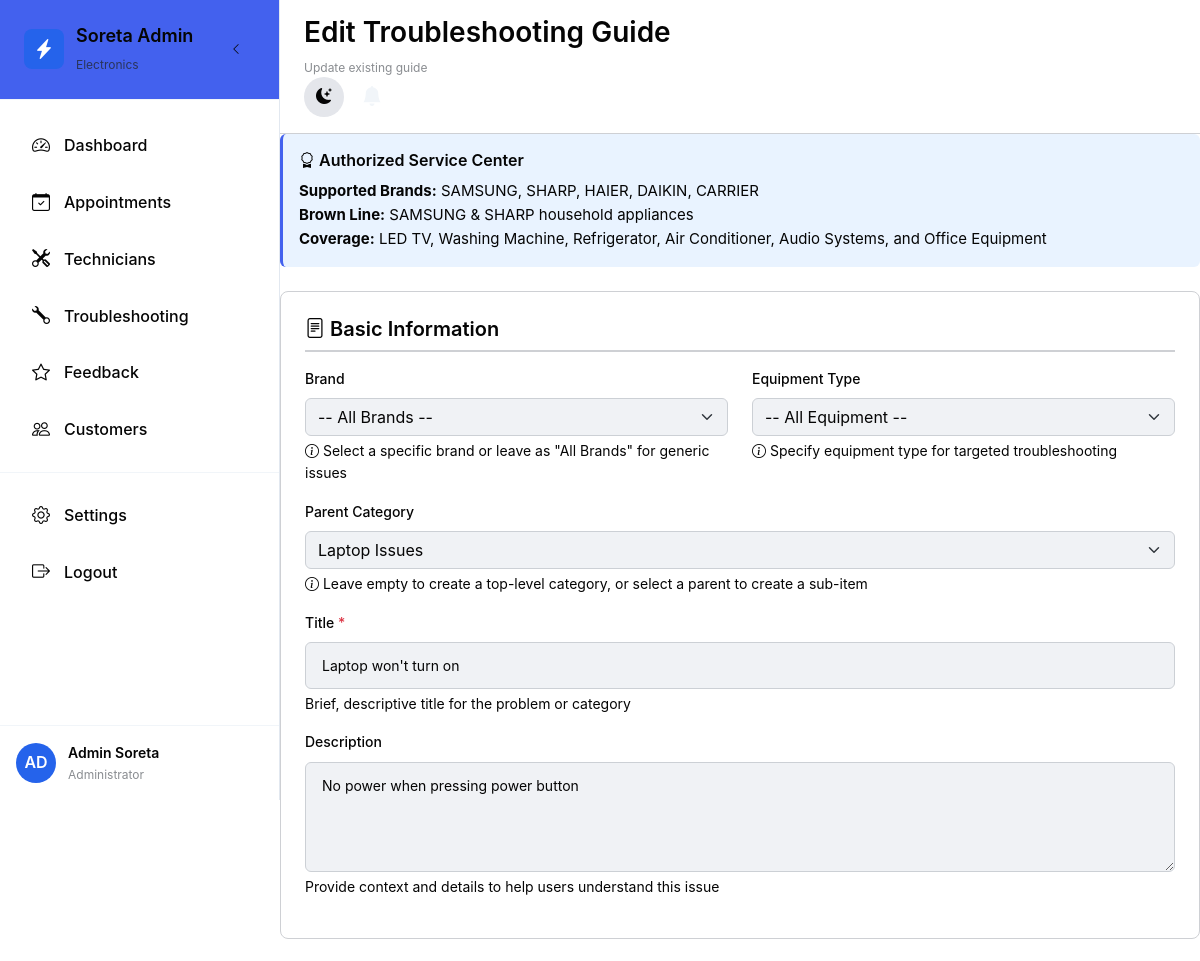
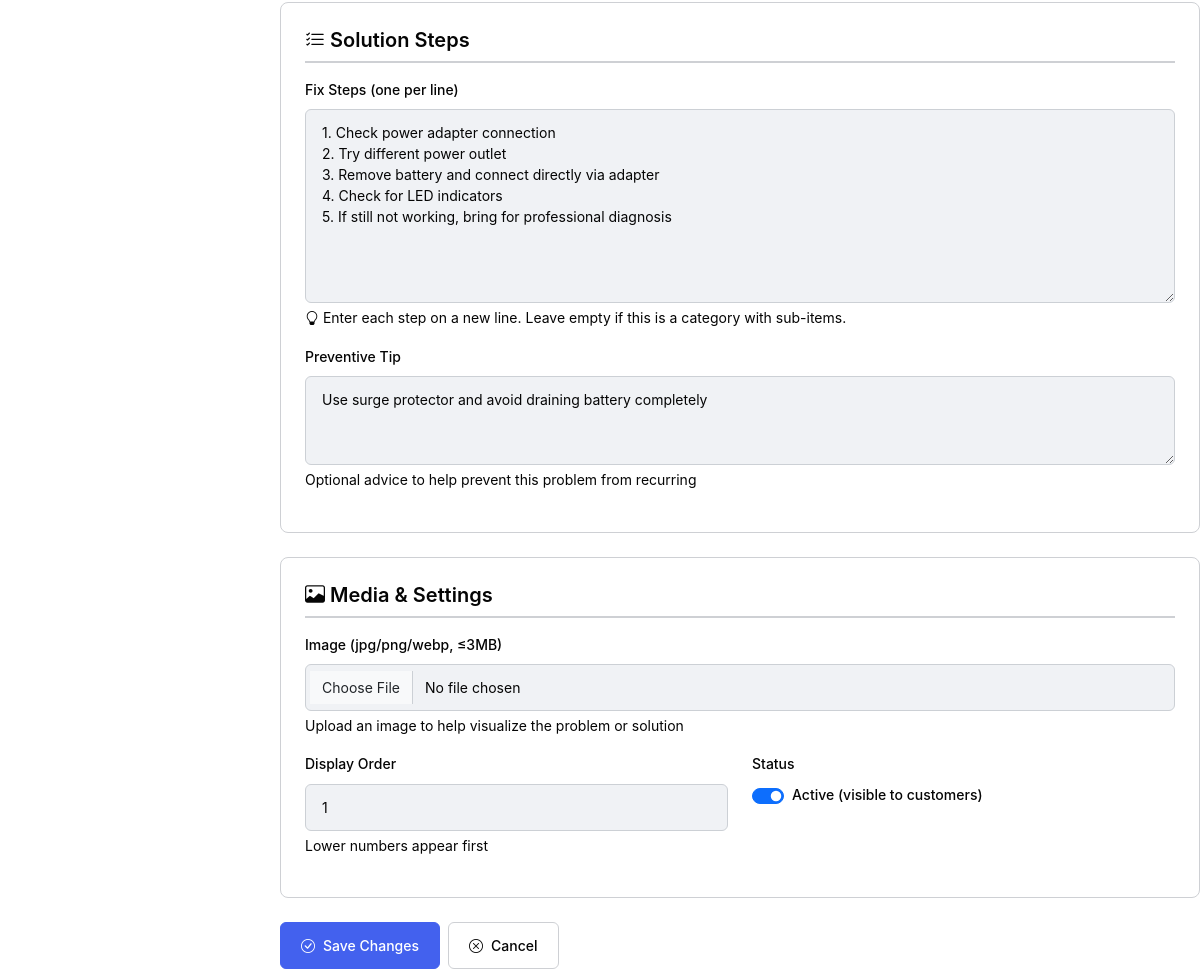
The app's page /admin/troubleshooting_edit.php?id=2 (signed in) with its own data (2 pictures, top to bottom).
### tables this page shows
CREATE TABLE `troubleshooting_guide` (
  `id` INT PRIMARY KEY AUTO_INCREMENT,
  `parent_id` INT DEFAULT NULL,
  `title` VARCHAR(255) NOT NULL,
  `description` TEXT NOT NULL,
  `fix_steps` TEXT NOT NULL,
  `preventive_tip` TEXT,
  `image_path` VARCHAR(500),
  `display_order` INT DEFAULT 0,
  `is_active` BOOLEAN DEFAULT TRUE,
  `created_at` TIMESTAMP DEFAULT CURRENT_TIMESTAMP,
  FOREIGN KEY (`parent_id`) REFERENCES `troubleshooting_guide`(`id`)
);

### admin/troubleshooting_edit.php (the view, shortened to what this page needs)
<?php
$db = new Database();
$pdo = $db->getConnection();
$id = isset($_GET['id']) ? (int)$_GET['id'] : 0;
$parentIdPreset = isset($_GET['parent_id']) ? (int)$_GET['parent_id'] : null;
$isEdit = $id > 0;
$entry = null;
if ($isEdit) {
    $stmt = $pdo->prepare('SELECT * FROM troubleshooting_guide WHERE id = ?');
    $stmt->execute([$id]);
    $entry = $stmt->fetch();
}
$stmt = $pdo->query('SELECT id, title FROM troubleshooting_guide WHERE parent_id IS NULL ORDER BY display_order');
$parents = $stmt->fetchAll();
?>
<!DOCTYPE html>
<html lang="en" data-theme="light">
<head>
    <link href="https://cdn.jsdelivr.net/npm/bootstrap@5.3.0/dist/css/bootstrap.min.css" rel="stylesheet">
    <link href="https://cdn.jsdelivr.net/npm/bootstrap-icons@1.10.0/font/bootstrap-icons.css" rel="stylesheet">
    <link href="<?= ROOT_PATH ?>assets/css/main.css" rel="stylesheet">
    <link href="<?= ROOT_PATH ?>assets/css/admin.css" rel="stylesheet">
</head>
<body>
    <div class="admin-layout">
        <?php include 'layout/sidebar.php'; ?>
        <main class="admin-main">
            <header class="admin-header">
                <div class="header-left">
                    <div>
                        <h1 class="h3 mb-0"><?= $isEdit ? 'Edit' : 'Add' ?> Troubleshooting Guide</h1>
                        <small style="color: var(--text-secondary);">
                            <?= $isEdit ? 'Update existing guide' : 'Create a new troubleshooting guide' ?>
                        </small>
                    </div>
                </div>
                <div class="header-right">
                    <button class="theme-toggle" id="themeToggle" title="Toggle theme">
                        <i class="bi bi-moon-stars-fill" id="themeIcon"></i>
                    </button>
                    <?php include_once '../includes/notification-component.php'; ?>
                </div>
            </header>
            <div class="admin-content">
                <form method="post" enctype="multipart/form-data">
                    <div class="info-box">
                        <h6><i class="bi bi-award"></i> Authorized Service Center</h6>
                        <p>
                            <strong>Supported Brands:</strong> SAMSUNG, SHARP, HAIER, DAIKIN, CARRIER<br>
                            <strong>Brown Line:</strong> SAMSUNG & SHARP household appliances<br>
                            <strong>Coverage:</strong> LED TV, Washing Machine, Refrigerator, Air Conditioner, Audio Systems, and Office Equipment
                        </p>
                    </div>
                    <div class="form-section">
                        <h5><i class="bi bi-file-text"></i> Basic Information</h5>
                        <div class="row">
                            <div class="col-md-6 mb-3">
                                <label class="form-label">Brand</label>
                                <select name="brand" class="form-select">
                                    <option value="">-- All Brands --</option>
                                </select>
                                <div class="help-text">
                                    <i class="bi bi-info-circle"></i>
                                    Select a specific brand or leave as "All Brands" for generic issues
                                </div>
                            </div>
                            <div class="col-md-6 mb-3">
                                <label class="form-label">Equipment Type</label>
                                <select name="device_type" class="form-select">
                                    <option value="">-- All Equipment --</option>
                                </select>
                                <div class="help-text">
                                    <i class="bi bi-info-circle"></i>
                                    Specify equipment type for targeted troubleshooting
                                </div>
                            </div>
                        </div>
                        <div class="mb-3">
                            <label class="form-label">Parent Category</label>
                            <select name="parent_id" class="form-select">
                                <?php foreach ($parents as $p): ?>
                                    <option value="<?= $p['id'] ?>"
                                        <?= ($entry && $entry['parent_id'] == $p['id']) || (!$entry && $parentIdPreset == $p['id']) ? 'selected' : '' ?>>
                                        <?= htmlspecialchars($p['title']) ?>
                                    </option>
                                <?php endforeach; ?>
                            </select>
                            <div class="help-text">
                                <i class="bi bi-info-circle"></i>
                                Leave empty to create a top-level category, or select a parent to create a sub-item
                            </div>
                        </div>
                        <div class="mb-3">
                            <label class="form-label">Title <span class="text-danger">*</span></label>
                            <input type="text" name="title" class="form-control"
                                   value="<?= htmlspecialchars($entry['title'] ?? '') ?>"
                                   placeholder="e.g., Power Issues, Won't Turn On" required>
                            <div class="help-text">Brief, descriptive title for the problem or category</div>
                        </div>
                        <div class="mb-3">
                            <label class="form-label">Description</label>
                            <textarea name="description" class="form-control" rows="4"
                                      placeholder="Detailed description of the problem or category..."><?= htmlspecialchars($entry['description'] ?? '') ?></textarea>
                            <div class="help-text">Provide context and details to help users understand this issue</div>
                        </div>
                    </div>
                    <div class="form-section">
                        <h5><i class="bi bi-list-check"></i> Solution Steps</h5>
                        <div class="mb-3">
                            <label class="form-label">Fix Steps (one per line)</label>
                            <textarea name="fix_steps" class="form-control" rows="8"
                                      placeholder="Step 1: Check if the power cable is connected&#10;Step 2: Press and hold the power button for 10 seconds&#10;Step 3: Try a different power outlet"><?= htmlspecialchars($entry['fix_steps'] ?? '') ?></textarea>
                            <div class="help-text">
                                <i class="bi bi-lightbulb"></i>
                                Enter each step on a new line. Leave empty if this is a category with sub-items.
                            </div>
                        </div>
                        <div class="mb-3">
                            <label class="form-label">Preventive Tip</label>
                            <textarea name="preventive_tip" class="form-control" rows="3"
                                      placeholder="To prevent this issue in the future..."><?= htmlspecialchars($entry['preventive_tip'] ?? '') ?></textarea>
                            <div class="help-text">Optional advice to help prevent this problem from recurring</div>
                        </div>
                    </div>
                    <div class="form-section">
                        <h5><i class="bi bi-image"></i> Media & Settings</h5>
                        <div class="mb-3">
                            <label class="form-label">Image (jpg/png/webp, ≤3MB)</label>
                            <input type="file" name="image" class="form-control" accept="image/*">
                            <div class="help-text">Upload an image to help visualize the problem or solution</div>
                        </div>
                        <div class="row">
                            <div class="col-md-6 mb-3">
                                <label class="form-label">Display Order</label>
                                <input type="number" name="display_order" class="form-control"
                                       value="<?= htmlspecialchars($entry['display_order'] ?? 0) ?>"
                                       min="0">
                                <div class="help-text">Lower numbers appear first</div>
                            </div>
                            <div class="col-md-6 mb-3">
                                <label class="form-label d-block">Status</label>
                                <div class="form-check form-switch mt-2">
                                    <input type="checkbox" name="is_active" class="form-check-input"
                                           id="is_active" role="switch"
                                           <?= (!isset($entry) || $entry['is_active']) ? 'checked' : '' ?>>
                                    <label class="form-check-label" for="is_active">
                                        Active (visible to customers)
                                    </label>
                                </div>
                            </div>
                        </div>
                    </div>
                    <div class="d-flex gap-2">
                        <button type="submit" class="btn btn-primary">
                            <i class="bi bi-check-circle"></i>
                            <?= $isEdit ? 'Save Changes' : 'Create Guide' ?>
                        </button>
                        <a href="troubleshooting.php" class="btn btn-outline-secondary">
                            <i class="bi bi-x-circle"></i> Cancel
                        </a>
                    </div>
                </form>
            </div>
        </main>
    </div>
</body>
</html>

### assets/css/main.css (style rules this page uses)
:root { --primary: #2563eb; --primary-dark: #1d4ed8; --primary-light: #3b82f6; --secondary: #64748b; --accent: #f59e0b; --success: #10b981; --warning: #f59e0b; --error: #ef4444; --background: #ffffff; --surface: #f8fafc; --surface-dark: #f1f5f9; --text-primary: #0f172a; --text-secondary: #475569; --text-muted: #64748b; --border: #e2e8f0; --border-light: #f1f5f9; --font-family: 'Inter', -apple-system, BlinkMacSystemFont, 'Segoe UI', sans-serif; --font-size-xs: 0.75rem; --font-size-sm: 0.875rem; --font-size-base: 1rem; --font-size-lg: 1.125rem; --font-size-xl: 1.25rem; --font-size-2xl: 1.5rem; --font-size-3xl: 1.875rem; --space-1: 0.25rem; --space-2: 0.5rem; --space-3: 0.75rem; --space-4: 1rem; --space-5: 1.25rem; --space-6: 1.5rem; --space-8: 2rem; --space-10: 2.5rem; --space-12: 3rem; --radius-sm: 0.375rem; --radius: 0.5rem; --radius-md: 0.75rem; --radius-lg: 1rem; --radius-xl: 1.5rem; --shadow-sm: 0 1px 2px 0 rgb(0 0 0 / 0.05); --shadow: 0 1px 3px 0 rgb(0 0 0 / 0.1), 0 1px 2px -1px rgb(0 0 0 / 0.1); --shadow-md: 0 4px 6px -1px rgb(0 0 0 / 0.1), 0 2px 4px -2px rgb(0 0 0 / 0.1); --shadow-lg: 0 10px 15px -3px rgb(0 0 0 / 0.1), 0 4px 6px -4px rgb(0 0 0 / 0.1); --transition: all 0.2s cubic-bezier(0.4, 0, 0.2, 1); --transition-slow: all 0.3s cubic-bezier(0.4, 0, 0.2, 1); }
* { margin: 0; padding: 0; -webkit-box-sizing: border-box; -moz-box-sizing: border-box; box-sizing: border-box; }
body { font-family: var(--font-family); font-size: var(--font-size-base); line-height: 1.6; color: var(--text-primary); background-color: var(--background); -webkit-font-smoothing: antialiased; -moz-osx-font-smoothing: grayscale; }
h1, h2, h3, h4, h5, h6 { font-weight: 600; line-height: 1.3; color: var(--text-primary); margin-bottom: var(--space-4); }
h1 { font-size: var(--font-size-3xl); }
p, span, div, li { color: var(--text-primary); }
.btn { display: inline-flex; align-items: center; gap: var(--space-2); padding: var(--space-3) var(--space-5); border: 1px solid transparent; border-radius: var(--radius); font-weight: 500; font-size: var(--font-size-sm); text-decoration: none; cursor: pointer; transition: var(--transition); background: transparent; color: var(--text-primary); }
.btn-primary { background: var(--primary) !important; color: white !important; border-color: var(--primary); }
.form-control { width: 100%; padding: var(--space-3) var(--space-4); border: 1px solid var(--border); border-radius: var(--radius); font-size: var(--font-size-sm); transition: var(--transition); background: var(--background); color: var(--text-primary) !important; }
.form-control::placeholder { color: var(--text-muted); opacity: 0.7; }
.form-label, label { display: block; margin-bottom: var(--space-2); font-weight: 500; color: var(--text-primary) !important; font-size: var(--font-size-sm); }
.form-text, small { display: block; margin-top: var(--space-2); font-size: var(--font-size-xs); color: var(--text-muted) !important; }
.d-flex { display: flex; }
.mb-0 { margin-bottom: 0; }
.mb-3 { margin-bottom: var(--space-3); }
.mt-2 { margin-top: var(--space-2); }
:root { --navbar-height: 70px; }

### admin/troubleshooting_edit.php (style rules this page uses)
.theme-toggle { background: var(--bg-tertiary); border: none; color: var(--text-primary); width: 40px; height: 40px; border-radius: 50%; display: flex; align-items: center; justify-content: center; cursor: pointer; }
.header-right { display: flex; align-items: center; gap: 0.5rem; }
.form-section { background: var(--card-bg); border: 1px solid var(--border-color); border-radius: 8px; padding: 1.5rem; margin-bottom: 1.5rem; }
.form-section h5 { color: var(--text-primary); margin-bottom: 1rem; padding-bottom: 0.5rem; border-bottom: 2px solid var(--border-color); }
.help-text { font-size: 0.875rem; color: var(--text-secondary); margin-top: 0.25rem; }
.info-box { background: rgba(45, 136, 255, 0.1); border-left: 3px solid var(--primary-color); padding: 1rem; border-radius: 6px; margin-bottom: 1.5rem; }
.info-box h6 { color: var(--primary-color); margin-bottom: 0.5rem; font-weight: 600; }
.info-box p { color: var(--text-primary); margin: 0; font-size: 0.9375rem; }

### admin/layout/sidebar.php (style rules this page uses)
.admin-layout { display: flex; min-height: 100vh; }
.admin-main { flex: 1; margin-left: 280px; transition: var(--transition-slow); }
.admin-layout { --admin-text-primary: #e6eef8; --admin-text-secondary: #cbd5e1; --admin-text-muted: #9aa7b6; }
.admin-main { color: var(--admin-text-primary); }

### records on screen
troubleshooting_guide: parent_id "Laptop Issues", title "Laptop won't turn on", description "No power when pressing power button", fix_steps "1. Check power adapter connection 2. Try different power outlet 3. Remove battery and connect directly via adapter 4. Check for LED indicators 5. If still not working, bring for professional diagnosis", preventive_tip "Use surge protector and avoid draining battery completely", display_order "1", is_active "☑"

### other values on screen
substr($_SESSION['user_name'], 0, 2) "AD"
$_SESSION['user_name'] "Admin Soreta"
